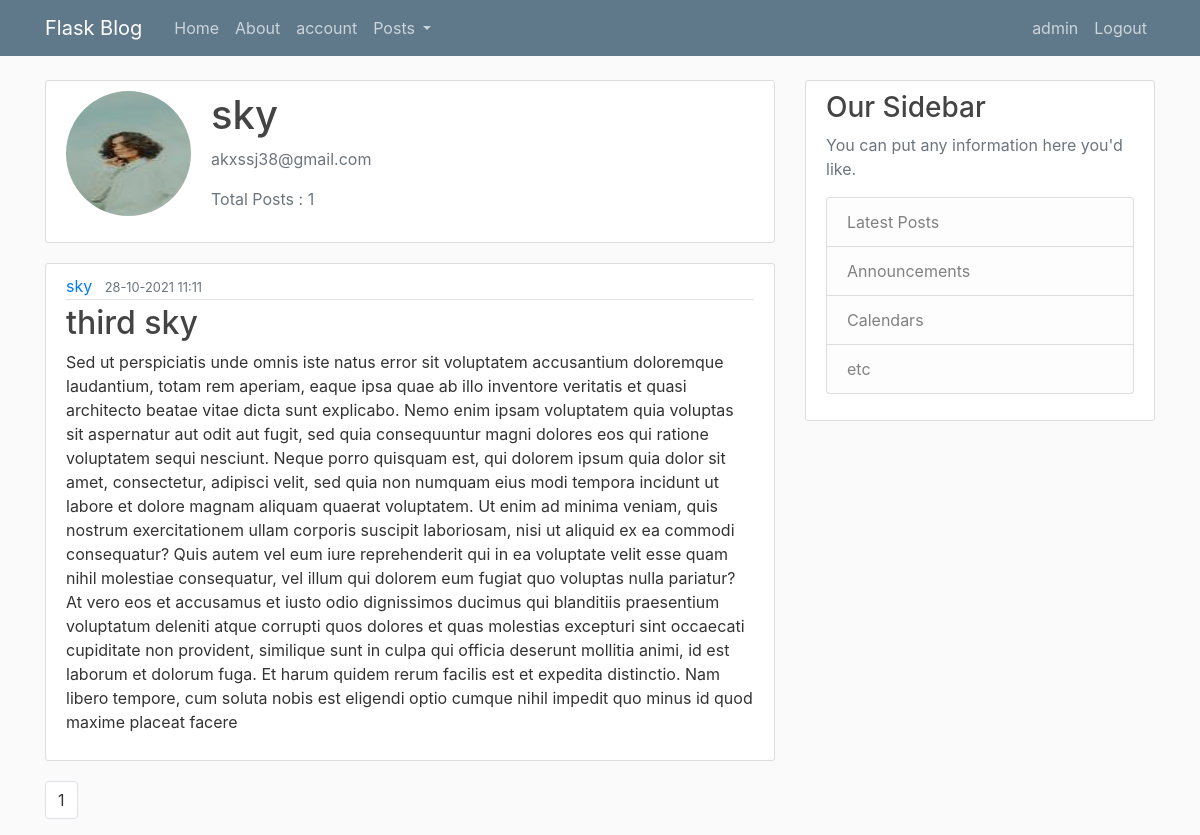
Page /account/sky/1 (signed in) on the committed database.
### flaskblog/models.py (models this page shows, shortened)
class User(db.Model, UserMixin):
    id = db.Column(db.Integer, primary_key=True)
    username = db.Column(db.String(20), unique=True, nullable=False)
    email = db.Column(db.String(120), unique=True, nullable=False)
    image  = db.Column(db.String(20), nullable=False, default='default.jpg')
    password = db.Column(db.String(60), nullable=False)
    posts = db.relationship('Post', backref='author', lazy=True)

class Post(db.Model):
    id = db.Column(db.Integer, primary_key=True)
    title = db.Column(db.String(200), nullable=False)
    content = db.Column(db.Text, nullable=False)
    date_posted = db.Column(db.DateTime, nullable=False, default=datetime.utcnow)
    user_id = db.Column(db.Integer, db.ForeignKey('user.id'), nullable=False)

### flaskblog/users/routes.py (the view)
@users.route('/account/<string:username>')
@users.route('/account/<string:username>/<int:page>')
def view_profile(username=None, page=1):
    if not current_user.is_authenticated:
        return redirect(url_for('users.login'))
    user = User.query.filter_by(username=username).first_or_404()
    posts = Post.query.filter_by(user_id=user.id).order_by(Post.date_posted.desc()).paginate(page=page, per_page=1)
    return render_template('profile-view.html', user=user, posts=posts)

### flaskblog/models.py (called while the page is built)
@login_manager.user_loader
def load_user(user_id):
    return User.query.get(int(user_id))

### flaskblog/templates/profile-view.html (shortened to what this page needs)
{% extends 'layout.html' %}
{% block content %}
<div class="content-section">
  <div class="media">
    <img class="rounded-circle account-img" src="{{ url_for('static', filename='images/'+user.image) }}">
    <div class="media-body">
      <h2 class="account-heading">{{user.username}}</h2>
      <p class="text-secondary">{{user.email}}</p>
      <p class="text-secondary">Total Posts : {{posts.total}}</p>
    </div>
  </div>
</div>
{% if posts %}
{% for post in posts.items %}
<article class="media content-section">
  <div class="media-body">
  <div class="article-metadata">
    <a class="mr-2" href="{{ url_for('users.view_profile', username=post.author.username) }}">{{ post.author.username }}</a>
    <small class="text-muted">{{ post.date_posted.strftime('%d-%m-%Y %H:%I') }}</small>
  </div>
  <h2><a class="article-title" href="#">{{ post.title }}</a></h2>
  <p class="article-content">{{ post.content }}</p>
</div>
</article>
{% endfor %}
<nav aria-label="Page navigation example">
  <ul class="pagination">
    {% for pg_no in posts.iter_pages() %}
    <li class="page-item"><a class="page-link" {% if pg_no and pg_no != posts.page %}href="{{ url_for('users.view_profile', username=user.username, page=pg_no)}}"{% endif %}>{% if pg_no %}{{pg_no}}{%else%}...{% endif %}</a></li>
    {% endfor %}
  </ul>
</nav>
{% endif %}
{% endblock content %}

### flaskblog/templates/layout.html (shortened to what this page needs)
<!DOCTYPE html>
<html>
<head>
    <link rel="stylesheet" href="https://maxcdn.bootstrapcdn.com/bootstrap/4.0.0/css/bootstrap.min.css">
    <link rel="stylesheet" type="text/css" href="{{ url_for('static', filename='main.css') }}">
</head>
<body>
    {% include "navigation.html" %}
    <main role="main" class="container">
      <div class="row">
        <div class="col-md-8">
          {% block content %}{% endblock %}
        </div>
        <div class="col-md-4">
          <div class="content-section">
            <h3>Our Sidebar</h3>
            <p class='text-muted'>You can put any information here you'd like.
              <ul class="list-group">
                <li class="list-group-item list-group-item-light">Latest Posts</li>
                <li class="list-group-item list-group-item-light">Announcements</li>
                <li class="list-group-item list-group-item-light">Calendars</li>
                <li class="list-group-item list-group-item-light">etc</li>
              </ul>
            </p>
          </div>
        </div>
      </div>
    </main>
</body>
</html>

### flaskblog/templates/navigation.html (shortened to what this page needs)
<header class="site-header">
  <nav class="navbar navbar-expand-md navbar-dark bg-steel fixed-top">
    <div class="container">
      <a class="navbar-brand mr-4" href="{{ url_for('mains.home') }}">Flask Blog</a>
      <div class="collapse navbar-collapse" id="navbarToggle">
        <div class="navbar-nav mr-auto">
          <a class="nav-item nav-link" href="{{ url_for('mains.home') }}">Home</a>
          <a class="nav-item nav-link" href="{{ url_for('mains.about') }}">About</a>
          <a class="nav-item nav-link" href="{{ url_for('users.account') }}">account</a>
          <div class="dropdown">
            <a class="nav-item nav-link dropdown-toggle" href="{{ url_for('mains.post') }}" id="dropdownMenuPosts" data-toggle="dropdown" aria-haspopup="true" aria-expanded="false">Posts
            </a>
          </div>
        </div>
        <div class="navbar-nav">
          {% if current_user.is_authenticated %}
            <a class="nav-item nav-link" href="{{ url_for('users.account') }}">{{current_user.username}}</a>
            <a class="nav-item nav-link" href="{{ url_for('users.logout') }}">Logout</a>
          {% else %}
            <a class="nav-item nav-link" href="{{ url_for('users.login') }}">Login</a>
            <a class="nav-item nav-link" href="{{ url_for('users.register') }}">Register</a>
          {% endif %}
        </div>
      </div>
    </div>
  </nav>
</header>

### flaskblog/static/main.css (style rules this page uses)
body { background: #fafafa; color: #333333; margin-top: 5rem; }
h1, h2, h3, h4, h5, h6 { color: #444444; }
.bg-steel { background-color: #5f788a; }
.site-header .navbar-nav .nav-link { color: #cbd5db; }
.content-section { background: #ffffff; padding: 10px 20px; border: 1px solid #dddddd; border-radius: 3px; margin-bottom: 20px; }
.article-title { color: #444444; }
.article-content { white-space: pre-line; }
.article-metadata { padding-bottom: 1px; margin-bottom: 4px; border-bottom: 1px solid #e3e3e3 }
.account-img { height: 125px; width: 125px; margin-right: 20px; margin-bottom: 16px; }
.account-heading { font-size: 2.5rem; }

### rows in the picture
User: username "admin"
User: image (picture), username "sky", email "akxssj38@gmail.com"
Post: author.username "sky", date_posted "28-10-2021 11:11", title "third sky", content "Sed ut perspiciatis unde omnis iste natus error sit voluptatem accusantium doloremque laudantium, totam rem aperiam, eaque ipsa quae ab illo inventore veritatis et quasi architecto beatae vitae dicta sunt explicabo. Nemo enim ipsam voluptatem quia voluptas sit aspernatur aut odit aut fugit, sed quia consequuntur magni dolores eos qui ratione voluptatem sequi nesciunt. Neque porro quisquam est, qui dolorem ipsum quia dolor sit amet, consectetur, adipisci velit, sed quia non numquam eius modi tempora incidunt ut labore et dolore magnam aliquam quaerat voluptatem. Ut enim ad minima veniam, quis nostrum exercitationem ullam corporis suscipit laboriosam, nisi ut aliquid ex ea commodi…"

### other values in the picture
{{ posts.total }} "1"
{{ pg_no }} "1"
